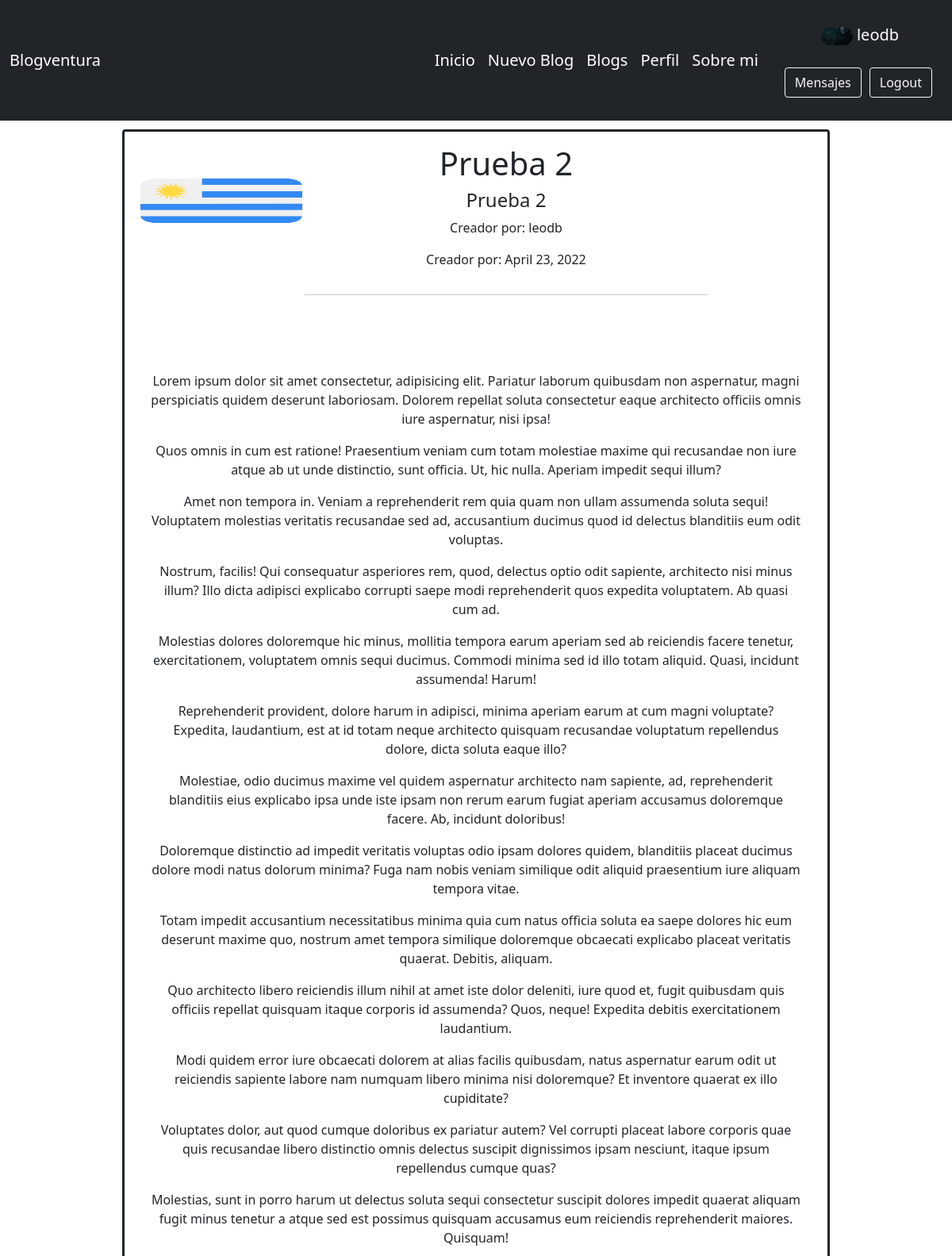
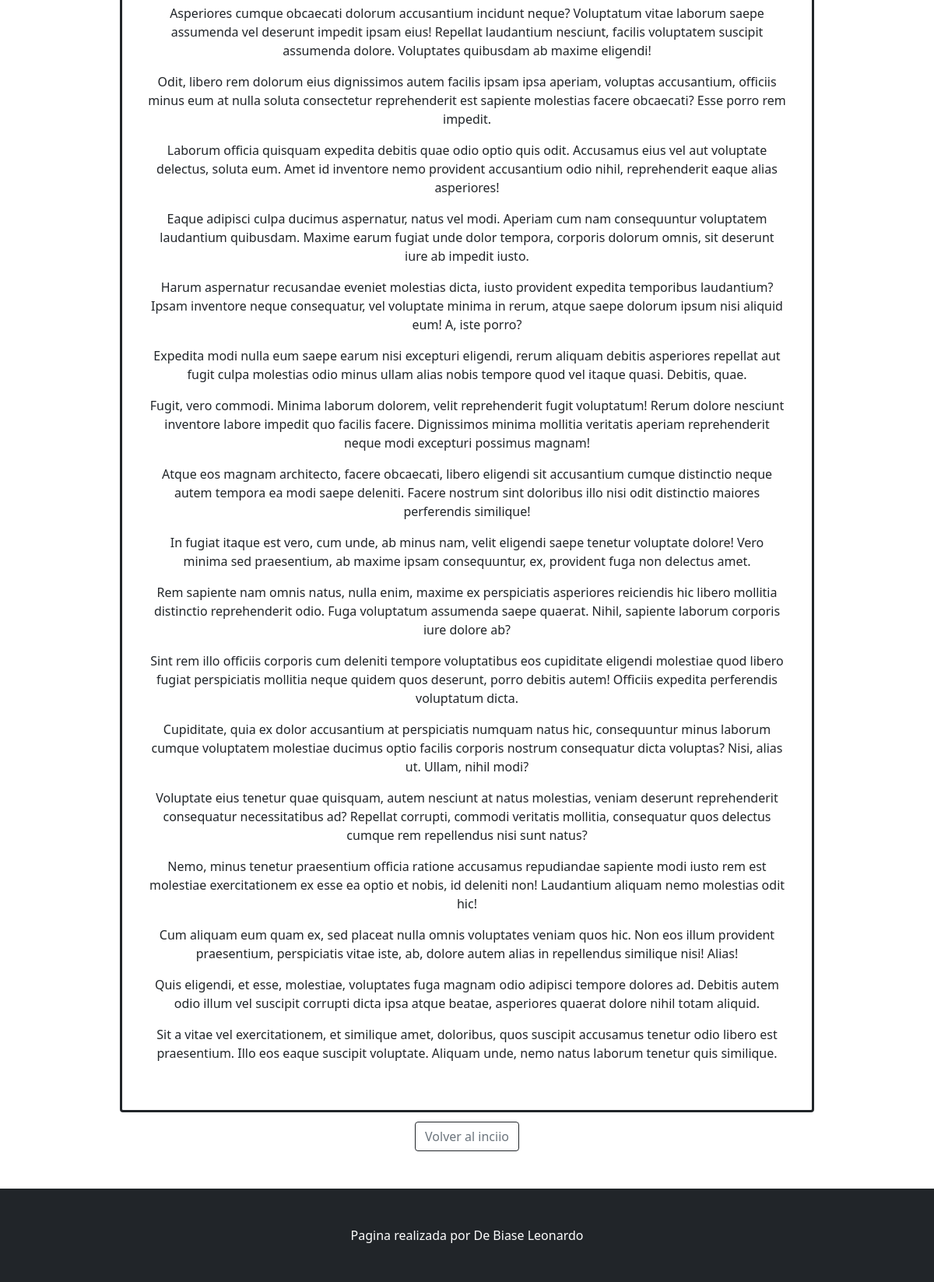
The page /App/pages/15 (signed in) on the database its author committed (2 pictures, top to bottom).
### App/models.py (models this page shows, shortened)
class Blog(models.Model):
    titulo = models.CharField(max_length=40)
    creador = models.CharField(max_length=40,blank=True)
    contenido = RichTextField()
    creacion = models.DateField(auto_now=True)
    foto = models.ImageField(upload_to="avatars", null=True, blank = True)
    subtitulo = models.CharField(max_length=40)

### App/views.py (the view)
# urls.py: path("pages/<pk>", views.blog_especifico, name="BlogEspecifico" ),
def blog_especifico(request, pk):
    avatares = Avatar.objects.filter(user_id=request.user.username)
    blogEspecifico = Blog.objects.get(id=pk)
    if request.user.is_authenticated:
        contexto = {"blogEspecifico":blogEspecifico , "fotoAvatar": avatares[0].imagen.url, "url2": blogEspecifico.foto.url}
        return render (request, "App/blog_especifico.html", contexto)
    else:
        contexto = {"blogEspecifico":blogEspecifico}
        return render (request, "App/blog_especifico.html", contexto)

### App/templates/App/blog_especifico.html
{% extends 'App/padre.html' %}
{% load static %}
{% block cambiante %}
<div class="container bcontent  ">
    <div class="card border border-3 border-dark" style="width: 80%; margin: 1%;" >
        <div class="row no-gutters">
            <div class="col-sm-3">
                <img class="card-img" src="{{blogEspecifico.foto.url}}" width="50px" height="100px"  style=" margin-top: 18%; margin-left: 10%; ">
            </div>
            <div class="col-sm-7">
                <div class="card-body">
                    <h1 class="card-title">{{blogEspecifico.titulo}}</h1>
                    <h4 class="card-title">{{blogEspecifico.subtitulo}}</h4>
                    <p class="card-text">Creador por: {{blogEspecifico.creador}}</p>
                    <p class="card-text">Creador por: {{blogEspecifico.creacion}}</p>
                </div>
                <hr>
            </div>
            <div style="padding-left: 5%; padding-right: 5%; padding-bottom: 5%;">
            <p>{{blogEspecifico.contenido| safe}}</p>
            </div>
        </div>
    </div>
</div>
<p><a  class="btn btn-outline-secondary border-dark" href="{% url 'Inicio' %}">Volver al inciio</a></p>
{% endblock cambiante %}

### App/templates/App/padre.html (shortened to what this page needs)
<!DOCTYPE html>
<html lang="en">
    <head>
        {% load static %}
        <link href="https://cdn.jsdelivr.net/npm/bootstrap@5.0.2/dist/css/bootstrap.min.css" rel="stylesheet">
        <link href="{% static 'App/css/styles.css'%}" rel="stylesheet" />
    </head>
    <body>
        <nav class="navbar navbar-expand-lg navbar-dark bg-dark">
            <div class="container">
                <a class="navbar-brand" href="#!">Blogventura</a>
                <div class="collapse navbar-collapse" id="navbarSupportedContent">
                    <ul class="navbar-nav ms-auto mb-2 mb-lg-0">
                        {% if not request.user.is_authenticated %}
                        <a class="navbar-brand" href="{% url 'Inicio'%}">Inicio</a>
                        <a class="navbar-brand" href="{% url 'CrearBlog'%}">Nuevo Blog</a>
                        <a class="navbar-brand" href="{% url 'LeerBlogs'%}">Blogs</a>
                        <a class="navbar-brand" href="{% url 'About'%}">Sobre mi</a>
                        <a class="navbar-brand" href="{% url 'Register'%}">Registro</a>
                        <a class="navbar-brand "  href="{% url 'Login'%}">Iniciar sesion</a>
                        {% else %}
                        <a class="navbar-brand" href="{% url 'Inicio'%}">Inicio</a>
                        <a class="navbar-brand" href="{% url 'CrearBlog'%}">Nuevo Blog</a>
                        <a class="navbar-brand" href="{% url 'LeerBlogs'%}">Blogs</a>
                        <a class="navbar-brand" href="{% url 'Perfil'%}">Perfil</a>
                        <a class="navbar-brand" href="{% url 'About'%}">Sobre mi</a>
                        {% endif %}
                    </ul>
                </div>
            </div>
                    <div>
                        <center>
                        {% if request.user.is_authenticated %}
                            <div >
                            <p><p class="navbar-brand"><img style="border-radius: 1500px;" src="{{fotoAvatar}}" width="40px"> {{request.user.username}}</p>
                            <p class="navbar-brand" style=" padding-top: 15px; margin-right: 20px; padding: 5px; "> <a style="margin-right: 10px;" class="btn btn-outline-light"  href="{% url 'Mensajes'%}">Mensajes <a class="btn btn-outline-light"  href="{% url 'Logout'%}">Logout</a></a></p>
                            </div>
                        {% endif %}
                        </center>
                    </div>
        </nav>
        <center class="mb-5">
            {% block cambiante %}
            {% endblock cambiante %}
        </center>
        <footer class="py-5 bg-dark">
            <div class="container"><p class="m-0 text-center text-white">Pagina realizada por De Biase Leonardo</p></div>
        </footer>
    </body>
</html>

### rows shown on the page
Blog: foto (picture), titulo "Prueba 2", subtitulo "Prueba 2", creador "leodb", creacion "April 23, 2022", contenido "Lorem ipsum dolor sit amet consectetur, adipisicing elit. Pariatur laborum quibusdam non aspernatur, magni perspiciatis quidem deserunt laboriosam. Dolorem repellat soluta consectetur eaque architecto officiis omnis iure aspernatur, nisi ipsa! Quos omnis in cum est ratione! Praesentium veniam cum totam molestiae maxime qui recusandae non iure atque ab ut unde distinctio, sunt officia. Ut, hic nulla. Aperiam impedit sequi illum? Amet non tempora in. Veniam a reprehenderit rem quia quam non ullam assumenda soluta sequi! Voluptatem molestias veritatis recusandae sed ad, accusantium ducimus quod id delectus blanditiis eum odit voluptas. Nostrum, facilis! Qui consequatur asperiores rem, quod,…"

### other values the page prints
{{ request.user.username }} "leodb"
